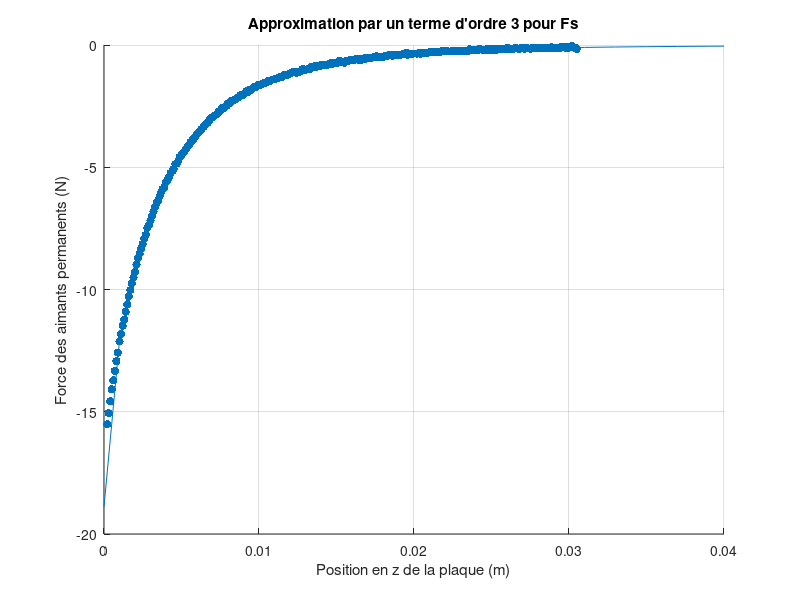

This figure's MATLAB source:
clc
close all
clear all
load('Fs.mat')

%% Approximation de la force des aimants permanents

% variables
num = -1;
y =[-ones(size(Fs))];
z_pos;
dx = [0:0.001:0.04];

% composition de la matrice p
phi(:,1) = Fs.*ones(size(Fs));
phi(:,2) = Fs.*z_pos;
phi(:,3) = Fs.*z_pos.^2;
phi(:,4) = Fs.*z_pos.^3;

p = [phi(:,1), phi(:,2),phi(:,3), phi(:,4)];


a = pinv(p)*y;
gx = a(1) + a(2)*dx + a(3)*dx.^2 + a(4)*dx.^3; 
gx1 = a(1) + a(2)*z_pos + a(3)*z_pos.^2 + a(4)*z_pos.^3;

% Graphique de l'approximation
figure(1);
scatter(z_pos,Fs,'filled');
hold on;
plot(dx,-1./gx);
title('Approximation par un terme d''ordre 3 pour Fs');
xlabel('Position en z de la plaque (m)');
ylabel('Force des aimants permanents (N)');
grid on;

% RMS, E, R
y = y./Fs;
ym = mean(y);
E = (gx1-y)'*(gx1-y)
RMS = rms(gx1-y)
R = ((gx1-ym)'*(gx1-ym))./((y-ym)'*(y-ym))

% Coefficients
disp('Les coefficients pour Fs')
disp(['as0: ' num2str(a(1)) '  as1: ' num2str(a(2))  '  as3: ' num2str(a(3)) '  as4:' num2str(a(4))])
